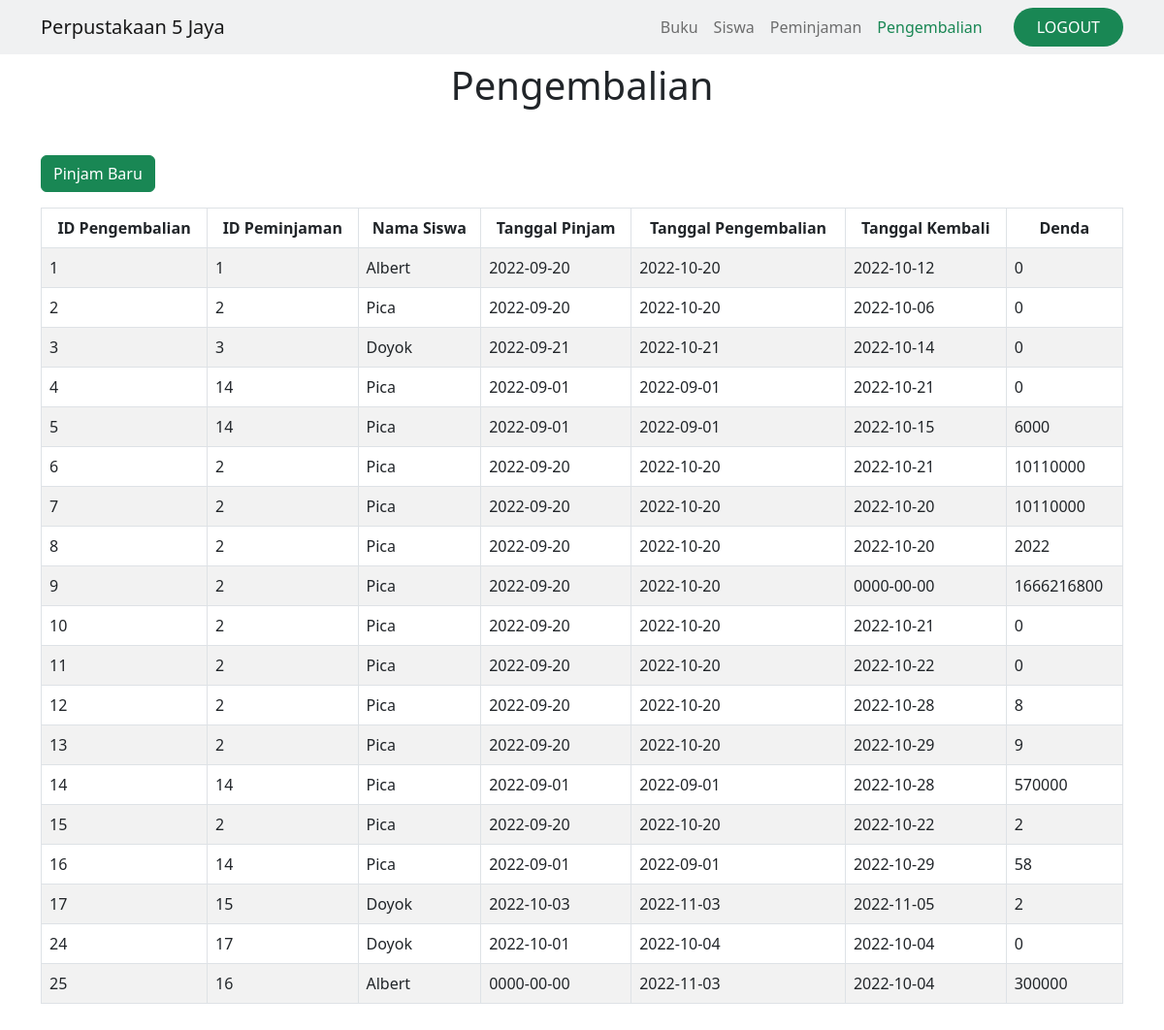
Screenshot of /admin_pengembalian.php (signed in) with the database file from the repository.
### tables this page shows
CREATE TABLE `pengembalian` (
  `id_pengembalian` int(11) NOT NULL,
  `id_peminjaman2` int(11) NOT NULL,
  `tanggal_kembali` date NOT NULL,
  `denda` int(11) NOT NULL
);

CREATE TABLE `siswa` (
  `nis` int(11) NOT NULL,
  `nama` varchar(255) NOT NULL,
  `jenis_kelamin` enum('L','P') NOT NULL,
  `alamat` varchar(255) NOT NULL,
  `id_kelas` int(11) NOT NULL
);

CREATE TABLE `peminjaman` (
  `id_peminjaman` int(11) NOT NULL,
  `id_siswa` int(11) NOT NULL,
  `id_petugas` int(11) NOT NULL,
  `tanggal_peminjaman` date NOT NULL,
  `tanggal_pengembalian` date NOT NULL
);

### admin_pengembalian.php (the view, shortened to what this page needs)
<?php
include "config.php";
?>
<!doctype html>
<html lang="en">
  <head>
    <link href="https://cdn.jsdelivr.net/npm/bootstrap@5.2.1/dist/css/bootstrap.min.css" rel="stylesheet">
    <link rel="stylesheet" type="text/css" href="slick/slick/slick.css"/>
    <link rel="stylesheet" type="text/css" href="slick/slick/slick-theme.css"/>
    <link rel="stylesheet" type="text/css" href="WOW-master/css/libs/animate.css"/>
  </head>
  <body>
      <nav class="navbar navbar-expand-lg bg-secondary bg-opacity-10 py-2">
        <div class="container">
          <a class="navbar-brand" href="#"><i class="fa fa-coffee"></i>Perpustakaan 5 Jaya</a>
          <div class="collapse navbar-collapse " id="navbarSupportedContent">
            <ul class="navbar-nav ms-auto mb-2 mb-lg-0">
              <li class="nav-item">
                <a class="nav-link" aria-current="page" href="admin_home.php">Buku</a>
              </li>
              <li class="nav-item">
                <a class="nav-link" href="admin_siswa.php">Siswa</a>
              </li>
              <li class="nav-item">
                <a class="nav-link" href="admin_peminjaman.php">Peminjaman</a>
              </li>
              <li class="nav-item">
                <a class="nav-link text-success active" href="admin_pengembalian.php">Pengembalian</a>
              </li>
              <li class="nav-item">
                <a class="nav-link bg-success text-white rounded-pill ms-4 ps-4 pe-4" href="logout.php">LOGOUT</a>
              </li>
            </ul>
          </div>
        </div>
      </nav>
      <div class="container mt-2 mb-5">
        <h1 class="text-center mb-5">Pengembalian</h1>
        <a href="create_peminjaman.php" class="btn btn-success mb-3"> Pinjam Baru</a>
        <table class="table table-striped table-hover table-bordered">
            <thead class="text-center">
                <tr>
                    <th>ID Pengembalian</th>
                    <th>ID Peminjaman</th>
                    <th>Nama Siswa</th>
                    <th>Tanggal Pinjam</th>
                    <th>Tanggal Pengembalian</th>
                    <th>Tanggal Kembali</th>
                    <th>Denda</th>
                </tr>
            </thead>
            <tbody>
            <?php
                    $ambil = mysqli_query($config, "SELECT pengembalian.id_pengembalian, pengembalian.id_peminjaman2, siswa.nama, peminjaman.tanggal_peminjaman, peminjaman.tanggal_pengembalian, pengembalian.tanggal_kembali, pengembalian.denda FROM pengembalian JOIN peminjaman ON peminjaman.id_peminjaman = pengembalian.id_peminjaman2 LEFT JOIN siswa on siswa.nis = peminjaman.id_siswa");
                    while ($data = mysqli_fetch_array($ambil)) {
                    ?>
                <tr>
                    <td><?= $data['id_pengembalian'] ?></td>
                    <td><?= $data['id_peminjaman2'] ?></td>
                    <td><?= $data['nama'] ?></td>
                    <td><?= $data['tanggal_peminjaman'] ?></td>
                    <td><?= $data['tanggal_pengembalian'] ?></td>
                    <td><?= $data['tanggal_kembali'] ?></td>
                    <td><?= $data['denda'] ?></td>
                </tr>
            <?php
        }
        ?>
            </tbody>
        </table>
      </div>
  </body>
</html>

### rows the page displays
pengembalian: id_pengembalian "1", id_peminjaman2 "1", siswa.nama "Albert", id_peminjaman2.tanggal_peminjaman "2022-09-20", id_peminjaman2.tanggal_pengembalian "2022-10-20", tanggal_kembali "2022-10-12", denda "0"
pengembalian: id_pengembalian "2", id_peminjaman2 "2", siswa.nama "Pica", id_peminjaman2.tanggal_peminjaman "2022-09-20", id_peminjaman2.tanggal_pengembalian "2022-10-20", tanggal_kembali "2022-10-06", denda "0"
pengembalian: id_pengembalian "3", id_peminjaman2 "3", siswa.nama "Doyok", id_peminjaman2.tanggal_peminjaman "2022-09-21", id_peminjaman2.tanggal_pengembalian "2022-10-21", tanggal_kembali "2022-10-14", denda "0"
pengembalian: id_pengembalian "4", id_peminjaman2 "14", siswa.nama "Pica", id_peminjaman2.tanggal_peminjaman "2022-09-01", id_peminjaman2.tanggal_pengembalian "2022-09-01", tanggal_kembali "2022-10-21", denda "0"
pengembalian: id_pengembalian "5", id_peminjaman2 "14", siswa.nama "Pica", id_peminjaman2.tanggal_peminjaman "2022-09-01", id_peminjaman2.tanggal_pengembalian "2022-09-01", tanggal_kembali "2022-10-15", denda "6000"
pengembalian: id_pengembalian "6", id_peminjaman2 "2", siswa.nama "Pica", id_peminjaman2.tanggal_peminjaman "2022-09-20", id_peminjaman2.tanggal_pengembalian "2022-10-20", tanggal_kembali "2022-10-21", denda "10110000"
pengembalian: id_pengembalian "7", id_peminjaman2 "2", siswa.nama "Pica", id_peminjaman2.tanggal_peminjaman "2022-09-20", id_peminjaman2.tanggal_pengembalian "2022-10-20", tanggal_kembali "2022-10-20", denda "10110000"
pengembalian: id_pengembalian "8", id_peminjaman2 "2", siswa.nama "Pica", id_peminjaman2.tanggal_peminjaman "2022-09-20", id_peminjaman2.tanggal_pengembalian "2022-10-20", tanggal_kembali "2022-10-20", denda "2022"
pengembalian: id_pengembalian "9", id_peminjaman2 "2", siswa.nama "Pica", id_peminjaman2.tanggal_peminjaman "2022-09-20", id_peminjaman2.tanggal_pengembalian "2022-10-20", tanggal_kembali "0000-00-00", denda "1666216800"
pengembalian: id_pengembalian "10", id_peminjaman2 "2", siswa.nama "Pica", id_peminjaman2.tanggal_peminjaman "2022-09-20", id_peminjaman2.tanggal_pengembalian "2022-10-20", tanggal_kembali "2022-10-21", denda "0"
pengembalian: id_pengembalian "11", id_peminjaman2 "2", siswa.nama "Pica", id_peminjaman2.tanggal_peminjaman "2022-09-20", id_peminjaman2.tanggal_pengembalian "2022-10-20", tanggal_kembali "2022-10-22", denda "0"
pengembalian: id_pengembalian "12", id_peminjaman2 "2", siswa.nama "Pica", id_peminjaman2.tanggal_peminjaman "2022-09-20", id_peminjaman2.tanggal_pengembalian "2022-10-20", tanggal_kembali "2022-10-28", denda "8"
pengembalian: id_pengembalian "13", id_peminjaman2 "2", siswa.nama "Pica", id_peminjaman2.tanggal_peminjaman "2022-09-20", id_peminjaman2.tanggal_pengembalian "2022-10-20", tanggal_kembali "2022-10-29", denda "9"
pengembalian: id_pengembalian "14", id_peminjaman2 "14", siswa.nama "Pica", id_peminjaman2.tanggal_peminjaman "2022-09-01", id_peminjaman2.tanggal_pengembalian "2022-09-01", tanggal_kembali "2022-10-28", denda "570000"
pengembalian: id_pengembalian "15", id_peminjaman2 "2", siswa.nama "Pica", id_peminjaman2.tanggal_peminjaman "2022-09-20", id_peminjaman2.tanggal_pengembalian "2022-10-20", tanggal_kembali "2022-10-22", denda "2"
pengembalian: id_pengembalian "16", id_peminjaman2 "14", siswa.nama "Pica", id_peminjaman2.tanggal_peminjaman "2022-09-01", id_peminjaman2.tanggal_pengembalian "2022-09-01", tanggal_kembali "2022-10-29", denda "58"
pengembalian: id_pengembalian "17", id_peminjaman2 "15", siswa.nama "Doyok", id_peminjaman2.tanggal_peminjaman "2022-10-03", id_peminjaman2.tanggal_pengembalian "2022-11-03", tanggal_kembali "2022-11-05", denda "2"
pengembalian: id_pengembalian "24", id_peminjaman2 "17", siswa.nama "Doyok", id_peminjaman2.tanggal_peminjaman "2022-10-01", id_peminjaman2.tanggal_pengembalian "2022-10-04", tanggal_kembali "2022-10-04", denda "0"
pengembalian: id_pengembalian "25", id_peminjaman2 "16", siswa.nama "Albert", id_peminjaman2.tanggal_peminjaman "0000-00-00", id_peminjaman2.tanggal_pengembalian "2022-11-03", tanggal_kembali "2022-10-04", denda "300000"
